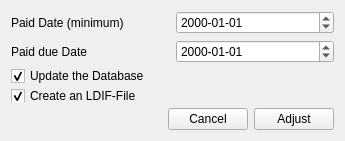
<?xml version="1.0" encoding="UTF-8"?>
<ui version="4.0">
 <class>adjustPaidDateForm</class>
 <widget class="QWidget" name="adjustPaidDateForm">
  <property name="geometry">
   <rect>
    <x>0</x>
    <y>0</y>
    <width>345</width>
    <height>141</height>
   </rect>
  </property>
  <property name="minimumSize">
   <size>
    <width>345</width>
    <height>141</height>
   </size>
  </property>
  <property name="maximumSize">
   <size>
    <width>345</width>
    <height>141</height>
   </size>
  </property>
  <property name="windowTitle">
   <string>Adjust Paid-Due Date</string>
  </property>
  <layout class="QVBoxLayout" name="verticalLayout">
   <item>
    <layout class="QHBoxLayout" name="horizontalLayout">
     <item>
      <widget class="QLabel" name="label">
       <property name="text">
        <string>Paid Date (minimum)</string>
       </property>
      </widget>
     </item>
     <item>
      <widget class="QDateEdit" name="paidDate">
       <property name="displayFormat">
        <string>yyyy-MM-dd</string>
       </property>
      </widget>
     </item>
    </layout>
   </item>
   <item>
    <layout class="QHBoxLayout" name="horizontalLayout_2">
     <item>
      <widget class="QLabel" name="label_2">
       <property name="text">
        <string>Paid due Date</string>
       </property>
      </widget>
     </item>
     <item>
      <widget class="QDateEdit" name="paidDueDate">
       <property name="displayFormat">
        <string>yyyy-MM-dd</string>
       </property>
      </widget>
     </item>
    </layout>
   </item>
   <item>
    <layout class="QVBoxLayout" name="verticalLayout_3">
     <item>
      <widget class="QCheckBox" name="checkDatabase">
       <property name="text">
        <string>Update the Database</string>
       </property>
       <property name="checked">
        <bool>true</bool>
       </property>
      </widget>
     </item>
     <item>
      <widget class="QCheckBox" name="checkLdif">
       <property name="text">
        <string>Create an LDIF-File</string>
       </property>
       <property name="checked">
        <bool>true</bool>
       </property>
      </widget>
     </item>
    </layout>
   </item>
   <item>
    <layout class="QHBoxLayout" name="horizontalLayout_3">
     <item>
      <spacer name="horizontalSpacer">
       <property name="orientation">
        <enum>Qt::Horizontal</enum>
       </property>
       <property name="sizeHint" stdset="0">
        <size>
         <width>40</width>
         <height>20</height>
        </size>
       </property>
      </spacer>
     </item>
     <item>
      <widget class="QPushButton" name="btnCancel">
       <property name="text">
        <string>Cancel</string>
       </property>
      </widget>
     </item>
     <item>
      <widget class="QPushButton" name="btnAdjust">
       <property name="text">
        <string>Adjust</string>
       </property>
      </widget>
     </item>
    </layout>
   </item>
  </layout>
  <action name="actionAdjust">
   <property name="text">
    <string>Adjust</string>
   </property>
  </action>
 </widget>
 <resources/>
 <connections>
  <connection>
   <sender>btnCancel</sender>
   <signal>clicked()</signal>
   <receiver>adjustPaidDateForm</receiver>
   <slot>hide()</slot>
   <hints>
    <hint type="sourcelabel">
     <x>251</x>
     <y>155</y>
    </hint>
    <hint type="destinationlabel">
     <x>179</x>
     <y>89</y>
    </hint>
   </hints>
  </connection>
  <connection>
   <sender>btnAdjust</sender>
   <signal>clicked()</signal>
   <receiver>actionAdjust</receiver>
   <slot>trigger()</slot>
   <hints>
    <hint type="sourcelabel">
     <x>322</x>
     <y>96</y>
    </hint>
    <hint type="destinationlabel">
     <x>-1</x>
     <y>-1</y>
    </hint>
   </hints>
  </connection>
 </connections>
</ui>
